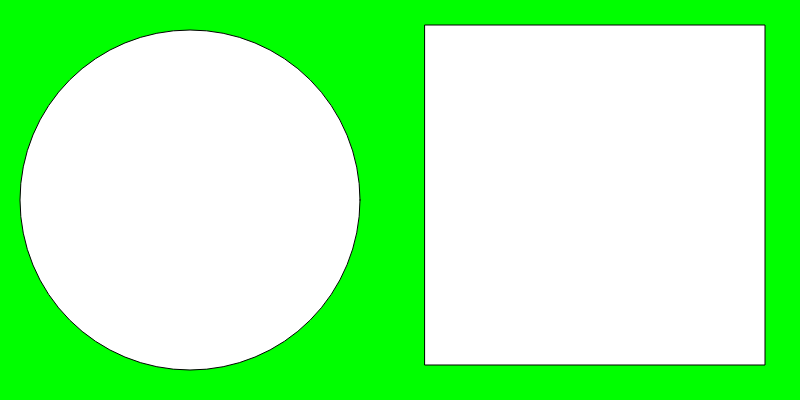
Frame 1 (no input)
Frame 60 (no input): identical to frame 1, image omitted
Frame 120 (the mouse pressed at the canvas centre since frame 60): identical to frame 1, image omitted

The p5.js sketch that drew this single still picture (run headless with seeded random() and noise() and a simulated clock; from frame 60 on, the mouse is pressed at the canvas centre):

// p5.js sketch
// ── sketch.js
function setup() {
  createCanvas(800, 400);
}

function draw() {
  background(0, 255, 0);
  circle(190, 200, 340);
  rect(425, 25, 340);
}
